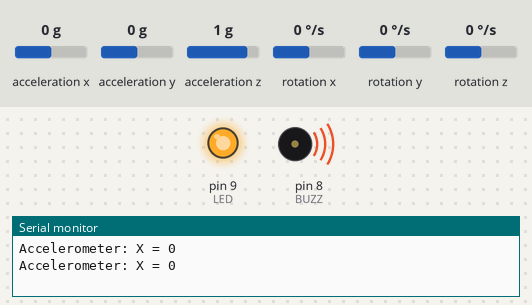
Simulated run of this sketch. Board: Arduino Uno, built with avr-gcc and run on an emulated ATmega328P. Parts: output pins drawn as LEDs (lit = HIGH), buzzer (waves = sounding, pin HIGH), the last lines printed to the serial monitor. Wiring (inferred from the names in the program): MPU-6050 motion sensor at I2C address 0x68. The inputs (shaded band) are chosen by the test bench; at power-on: acceleration x 0 g, acceleration y 0 g, acceleration z 1 g, rotation x 0 °/s, rotation y 0 °/s, rotation z 0 °/s.

Above: at 1.8 s.
1.9 s: acceleration x set to 0.5 g
3.4 s: acceleration x set to 0.8 g
At 5.2 s:
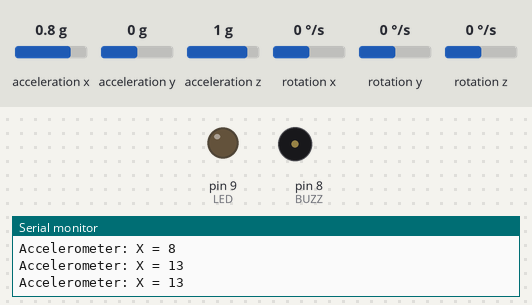
5.5 s: acceleration x set to -1.4 g
At 6.9 s:
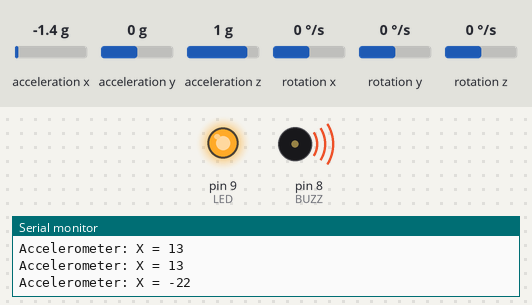
7.5 s: acceleration x set to 1.4 g
At 8.6 s:
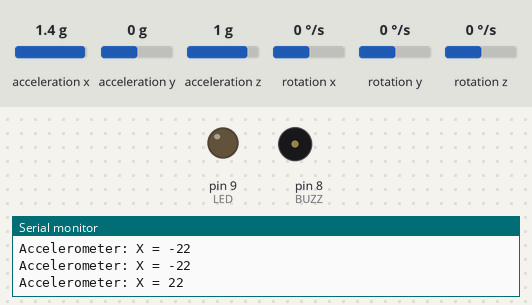
Timing chart, 0 to 10.5 s (numbered marks = the images above; inputs shaded):
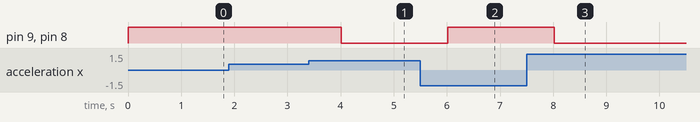

The sketch:

Accelerometer_MPU6050.ino
```cpp
#include <Wire.h>
const int MPU = 0x68;  // I2C address of the MPU6050
#define BUZZ 8
#define LED 9
int16_t accelerometer_x, accelerometer_y, accelerometer_z;
int16_t gyroscope_x, gyroscope_y, gyroscope_z;

void setup() {
  Wire.begin();
  Wire.beginTransmission(MPU);
  Wire.write(0x6B);  // PWR_MGMT_1 register
  Wire.write(0);     // Set to zero to wake up the MPU6050
  Wire.endTransmission(true);
  Serial.begin(9600);
  pinMode(BUZZ,OUTPUT);
  pinMode(LED,OUTPUT);
}


void loop() {
  Wire.beginTransmission(MPU);
  Wire.write(0x3B);  // starting with register 0x3B (ACCEL_XOUT_H)
  Wire.endTransmission(false);
  Wire.requestFrom(MPU, 14, true);  // request a total of 14 registers

  // Read accelerometer data
  accelerometer_x = Wire.read() << 8 | Wire.read();
  accelerometer_y = Wire.read() << 8 | Wire.read();
  accelerometer_z = Wire.read() << 8 | Wire.read();

  // Read gyroscope data
  gyroscope_x = Wire.read() << 8 | Wire.read();
  gyroscope_y = Wire.read() << 8 | Wire.read();
  gyroscope_z = Wire.read() << 8 | Wire.read();

  // Print the sensor values
  Serial.print("Accelerometer: ");
   accelerometer_x/=1000;
  Serial.print("X = "); Serial.println(accelerometer_x);
  if(accelerometer_x<11)
  {
    digitalWrite(BUZZ,HIGH);
    digitalWrite(LED,HIGH);
  }
  else{
    digitalWrite(BUZZ,LOW);
    digitalWrite(LED,LOW);
    }
  //Serial.print(", Y = "); Serial.print(accelerometer_y);
 // Serial.print(", Z = "); Serial.println(accelerometer_z);

 // Serial.print("Gyroscope: ");
  //Serial.print("X = "); Serial.print(-gyroscope_x);
 // Serial.print(", Y = "); Serial.print(gyroscope_y);
  //Serial.print(", Z = "); Serial.println(gyroscope_z);

  delay(1000);  // Delay for 1 second
}
```

Measured:
- the behaviour switches between 0.6 and 0.7 g on acceleration x (found by bisection; images 0 and 1)
- after the input at 3.4 s, pin 9 (LED), pin 8 (BUZZ): HIGH → LOW after 0.61 s
- after the input at 5.5 s, pin 9 (LED), pin 8 (BUZZ): LOW → HIGH after 0.51 s
- after the input at 7.5 s, pin 9 (LED), pin 8 (BUZZ): HIGH → LOW after 0.52 s
